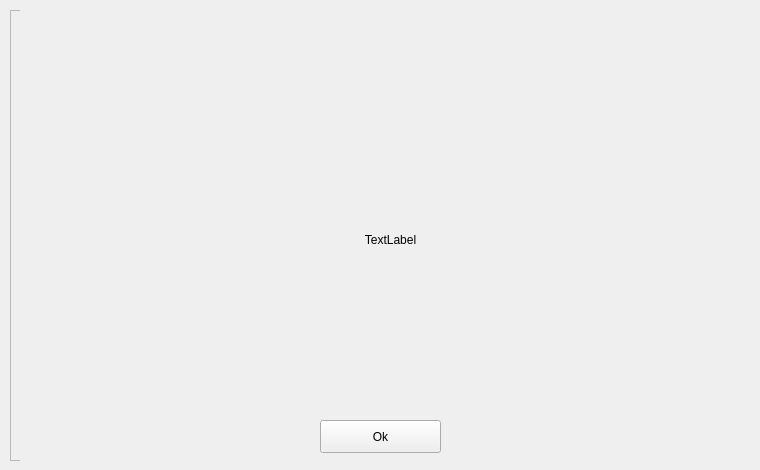
   <widget class="QWidget" name="ManageVolumeKeys">
    <attribute name="title">
     <string>Manage Keys In Wallets</string>
    </attribute>
    <widget class="QFrame" name="frame_3">
     <property name="geometry">
      <rect>
       <x>10</x>
       <y>10</y>
       <width>741</width>
       <height>451</height>
      </rect>
     </property>
     <property name="frameShape">
      <enum>QFrame::StyledPanel</enum>
     </property>
     <property name="frameShadow">
      <enum>QFrame::Raised</enum>
     </property>
     <widget class="QGroupBox" name="groupBoxKeys">
      <property name="geometry">
       <rect>
        <x>10</x>
        <y>10</y>
        <width>201</width>
        <height>331</height>
       </rect>
      </property>
      <property name="title">
       <string>Set Default Wallet</string>
      </property>
      <widget class="QRadioButton" name="rbInternalWallet">
       <property name="geometry">
        <rect>
         <x>20</x>
         <y>90</y>
         <width>161</width>
         <height>41</height>
        </rect>
       </property>
       <property name="text">
        <string>Internal Wallet</string>
       </property>
      </widget>
      <widget class="QRadioButton" name="rbLibSecret">
       <property name="geometry">
        <rect>
         <x>20</x>
         <y>140</y>
         <width>161</width>
         <height>41</height>
        </rect>
       </property>
       <property name="text">
        <string>&amp;Libsecret</string>
       </property>
      </widget>
      <widget class="QRadioButton" name="rbKWallet">
       <property name="geometry">
        <rect>
         <x>20</x>
         <y>190</y>
         <width>161</width>
         <height>41</height>
        </rect>
       </property>
       <property name="text">
        <string>&amp;KWallet</string>
       </property>
      </widget>
      <widget class="QRadioButton" name="rbMacOSKeyChain">
       <property name="geometry">
        <rect>
         <x>20</x>
         <y>240</y>
         <width>161</width>
         <height>41</height>
        </rect>
       </property>
       <property name="text">
        <string>&amp;MACOS Keychain</string>
       </property>
      </widget>
      <widget class="QRadioButton" name="rbNone">
       <property name="geometry">
        <rect>
         <x>20</x>
         <y>40</y>
         <width>161</width>
         <height>41</height>
        </rect>
       </property>
       <property name="text">
        <string>&amp;None</string>
       </property>
      </widget>
      <widget class="QRadioButton" name="rbWindowsDPAPI">
       <property name="geometry">
        <rect>
         <x>20</x>
         <y>290</y>
         <width>161</width>
         <height>41</height>
        </rect>
       </property>
       <property name="text">
        <string>Windows' DPAPI</string>
       </property>
      </widget>
     </widget>
     <widget class="QTableWidget" name="tableWidgetWallet">
      <property name="geometry">
       <rect>
        <x>220</x>
        <y>10</y>
        <width>511</width>
        <height>271</height>
       </rect>
      </property>
      <property name="editTriggers">
       <set>QAbstractItemView::NoEditTriggers</set>
      </property>
      <property name="selectionMode">
       <enum>QAbstractItemView::NoSelection</enum>
      </property>
      <column>
       <property name="text">
        <string>Volume Path</string>
       </property>
       <property name="textAlignment">
        <set>AlignCenter</set>
       </property>
      </column>
     </widget>
     <widget class="QLabel" name="label_21">
      <property name="geometry">
       <rect>
        <x>260</x>
        <y>280</y>
        <width>421</width>
        <height>31</height>
       </rect>
      </property>
      <property name="text">
       <string>Enter Volume Path Below</string>
      </property>
      <property name="alignment">
       <set>Qt::AlignCenter</set>
      </property>
     </widget>
     <widget class="QLineEdit" name="lineEditVolumePath">
      <property name="geometry">
       <rect>
        <x>260</x>
        <y>310</y>
        <width>421</width>
        <height>31</height>
       </rect>
      </property>
      <property name="echoMode">
       <enum>QLineEdit::Normal</enum>
      </property>
     </widget>
     <widget class="QLabel" name="label_23">
      <property name="geometry">
       <rect>
        <x>260</x>
        <y>340</y>
        <width>421</width>
        <height>31</height>
       </rect>
      </property>
      <property name="text">
       <string>Enter Password Below</string>
      </property>
      <property name="alignment">
       <set>Qt::AlignCenter</set>
      </property>
     </widget>
     <widget class="QLineEdit" name="lineEditPassword">
      <property name="geometry">
       <rect>
        <x>260</x>
        <y>370</y>
        <width>421</width>
        <height>31</height>
       </rect>
      </property>
      <property name="echoMode">
       <enum>QLineEdit::Password</enum>
      </property>
     </widget>
     <widget class="QPushButton" name="pbAddKeyToWallet">
      <property name="geometry">
       <rect>
        <x>260</x>
        <y>402</y>
        <width>421</width>
        <height>31</height>
       </rect>
      </property>
      <property name="text">
       <string>Add Volume To Selected Wallet</string>
      </property>
     </widget>
     <widget class="QPushButton" name="pbVolumePath">
      <property name="geometry">
       <rect>
        <x>680</x>
        <y>310</y>
        <width>31</width>
        <height>31</height>
       </rect>
      </property>
      <property name="text">
       <string/>
      </property>
     </widget>
     <widget class="QLabel" name="label_22">
      <property name="geometry">
       <rect>
        <x>10</x>
        <y>340</y>
        <width>201</width>
        <height>51</height>
       </rect>
      </property>
      <property name="text">
       <string>Change Internal Wallet Password</string>
      </property>
      <property name="alignment">
       <set>Qt::AlignBottom|Qt::AlignHCenter</set>
      </property>
      <property name="wordWrap">
       <bool>true</bool>
      </property>
     </widget>
     <widget class="QPushButton" name="pbChangeWalletPassword">
      <property name="geometry">
       <rect>
        <x>10</x>
        <y>402</y>
        <width>201</width>
        <height>31</height>
       </rect>
      </property>
      <property name="text">
       <string/>
      </property>
     </widget>
     <widget class="QCheckBox" name="cbShowPassword">
      <property name="geometry">
       <rect>
        <x>680</x>
        <y>370</y>
        <width>31</width>
        <height>31</height>
       </rect>
      </property>
      <property name="text">
       <string/>
      </property>
     </widget>
     <widget class="QLabel" name="labelPassword">
      <property name="geometry">
       <rect>
        <x>10</x>
        <y>0</y>
        <width>741</width>
        <height>461</height>
       </rect>
      </property>
      <property name="autoFillBackground">
       <bool>true</bool>
      </property>
      <property name="text">
       <string>TextLabel</string>
      </property>
      <property name="alignment">
       <set>Qt::AlignCenter</set>
      </property>
      <property name="wordWrap">
       <bool>true</bool>
      </property>
      <property name="textInteractionFlags">
       <set>Qt::LinksAccessibleByMouse|Qt::TextSelectableByKeyboard|Qt::TextSelectableByMouse</set>
      </property>
     </widget>
     <widget class="QPushButton" name="pbVisiblePassword">
      <property name="geometry">
       <rect>
        <x>310</x>
        <y>410</y>
        <width>121</width>
        <height>33</height>
       </rect>
      </property>
      <property name="text">
       <string>Ok</string>
      </property>
     </widget>
    </widget>
   </widget>
